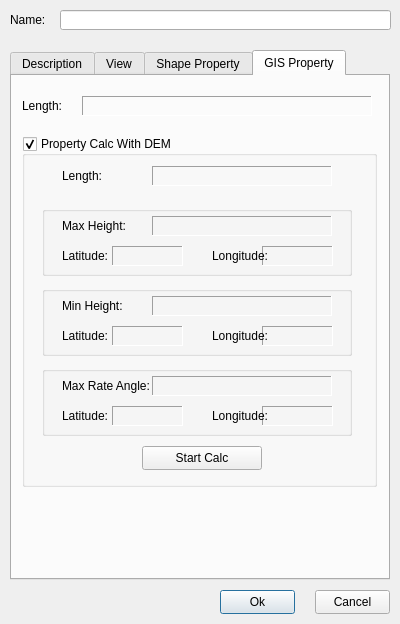
<?xml version="1.0" encoding="UTF-8"?>
<ui version="4.0">
 <class>PathDlg</class>
 <widget class="QDialog" name="PathDlg">
  <property name="geometry">
   <rect>
    <x>0</x>
    <y>0</y>
    <width>400</width>
    <height>624</height>
   </rect>
  </property>
  <property name="windowTitle">
   <string>New Path</string>
  </property>
  <widget class="QLabel" name="name">
   <property name="geometry">
    <rect>
     <x>10</x>
     <y>10</y>
     <width>40</width>
     <height>20</height>
    </rect>
   </property>
   <property name="text">
    <string>Name:</string>
   </property>
  </widget>
  <widget class="QLineEdit" name="nameEdit">
   <property name="geometry">
    <rect>
     <x>60</x>
     <y>10</y>
     <width>331</width>
     <height>20</height>
    </rect>
   </property>
  </widget>
  <widget class="QTabWidget" name="pathPropertyTab">
   <property name="geometry">
    <rect>
     <x>10</x>
     <y>50</y>
     <width>380</width>
     <height>530</height>
    </rect>
   </property>
   <property name="currentIndex">
    <number>3</number>
   </property>
   <widget class="QWidget" name="descriptionTab">
    <attribute name="title">
     <string>Description</string>
    </attribute>
    <widget class="QTextEdit" name="descriptionEdit">
     <property name="geometry">
      <rect>
       <x>10</x>
       <y>10</y>
       <width>355</width>
       <height>485</height>
      </rect>
     </property>
    </widget>
   </widget>
   <widget class="QWidget" name="viewTab">
    <attribute name="title">
     <string>View</string>
    </attribute>
    <widget class="QLineEdit" name="headingLineEdit">
     <property name="geometry">
      <rect>
       <x>160</x>
       <y>140</y>
       <width>160</width>
       <height>20</height>
      </rect>
     </property>
     <property name="dragEnabled">
      <bool>false</bool>
     </property>
     <property name="readOnly">
      <bool>false</bool>
     </property>
    </widget>
    <widget class="QLabel" name="longitudeLabel">
     <property name="geometry">
      <rect>
       <x>60</x>
       <y>80</y>
       <width>90</width>
       <height>20</height>
      </rect>
     </property>
     <property name="text">
      <string>Longitude:</string>
     </property>
    </widget>
    <widget class="QLabel" name="headingLabel">
     <property name="geometry">
      <rect>
       <x>60</x>
       <y>140</y>
       <width>90</width>
       <height>20</height>
      </rect>
     </property>
     <property name="text">
      <string>Heading:</string>
     </property>
    </widget>
    <widget class="QLineEdit" name="longitudeLineEdit">
     <property name="geometry">
      <rect>
       <x>160</x>
       <y>80</y>
       <width>160</width>
       <height>20</height>
      </rect>
     </property>
     <property name="readOnly">
      <bool>false</bool>
     </property>
    </widget>
    <widget class="QLineEdit" name="rangeLineEdit">
     <property name="geometry">
      <rect>
       <x>160</x>
       <y>110</y>
       <width>160</width>
       <height>20</height>
      </rect>
     </property>
     <property name="readOnly">
      <bool>false</bool>
     </property>
    </widget>
    <widget class="QLineEdit" name="latitudeLineEdit">
     <property name="enabled">
      <bool>true</bool>
     </property>
     <property name="geometry">
      <rect>
       <x>160</x>
       <y>50</y>
       <width>160</width>
       <height>20</height>
      </rect>
     </property>
     <property name="readOnly">
      <bool>false</bool>
     </property>
    </widget>
    <widget class="QLabel" name="rangeLabel">
     <property name="geometry">
      <rect>
       <x>60</x>
       <y>110</y>
       <width>90</width>
       <height>20</height>
      </rect>
     </property>
     <property name="text">
      <string>Range:</string>
     </property>
    </widget>
    <widget class="QLabel" name="latitudeLabel">
     <property name="geometry">
      <rect>
       <x>60</x>
       <y>50</y>
       <width>90</width>
       <height>20</height>
      </rect>
     </property>
     <property name="text">
      <string>Latitude:</string>
     </property>
    </widget>
    <widget class="QLabel" name="tiltLabel">
     <property name="geometry">
      <rect>
       <x>60</x>
       <y>170</y>
       <width>90</width>
       <height>20</height>
      </rect>
     </property>
     <property name="text">
      <string>Tilt:</string>
     </property>
    </widget>
    <widget class="QLineEdit" name="tiltLineEdit">
     <property name="geometry">
      <rect>
       <x>160</x>
       <y>170</y>
       <width>160</width>
       <height>20</height>
      </rect>
     </property>
     <property name="readOnly">
      <bool>false</bool>
     </property>
    </widget>
    <widget class="QPushButton" name="snapshotViewButton">
     <property name="geometry">
      <rect>
       <x>130</x>
       <y>220</y>
       <width>150</width>
       <height>24</height>
      </rect>
     </property>
     <property name="focusPolicy">
      <enum>Qt::StrongFocus</enum>
     </property>
     <property name="text">
      <string>Snapshot current view</string>
     </property>
     <property name="autoDefault">
      <bool>false</bool>
     </property>
    </widget>
    <widget class="QPushButton" name="resetButton">
     <property name="geometry">
      <rect>
       <x>290</x>
       <y>220</y>
       <width>75</width>
       <height>24</height>
      </rect>
     </property>
     <property name="focusPolicy">
      <enum>Qt::StrongFocus</enum>
     </property>
     <property name="text">
      <string>Reset</string>
     </property>
     <property name="autoDefault">
      <bool>false</bool>
     </property>
    </widget>
   </widget>
   <widget class="QWidget" name="shapePropertyTab">
    <property name="focusPolicy">
     <enum>Qt::StrongFocus</enum>
    </property>
    <attribute name="title">
     <string>Shape Property</string>
    </attribute>
    <widget class="QGroupBox" name="heightGroupBox">
     <property name="geometry">
      <rect>
       <x>10</x>
       <y>160</y>
       <width>360</width>
       <height>130</height>
      </rect>
     </property>
     <property name="title">
      <string>Height</string>
     </property>
     <widget class="QComboBox" name="heightModeCombo">
      <property name="geometry">
       <rect>
        <x>10</x>
        <y>30</y>
        <width>150</width>
        <height>22</height>
       </rect>
      </property>
     </widget>
     <widget class="QLabel" name="heightLabel">
      <property name="geometry">
       <rect>
        <x>180</x>
        <y>30</y>
        <width>50</width>
        <height>22</height>
       </rect>
      </property>
      <property name="text">
       <string>Height:</string>
      </property>
     </widget>
     <widget class="QLineEdit" name="heightLineEdit">
      <property name="geometry">
       <rect>
        <x>230</x>
        <y>30</y>
        <width>70</width>
        <height>22</height>
       </rect>
      </property>
      <property name="inputMask">
       <string/>
      </property>
      <property name="text">
       <string/>
      </property>
      <property name="maxLength">
       <number>32767</number>
      </property>
      <property name="cursorPosition">
       <number>0</number>
      </property>
      <property name="dragEnabled">
       <bool>false</bool>
      </property>
      <property name="readOnly">
       <bool>false</bool>
      </property>
     </widget>
     <widget class="QSlider" name="lineHeightlSlider">
      <property name="geometry">
       <rect>
        <x>10</x>
        <y>70</y>
        <width>340</width>
        <height>21</height>
       </rect>
      </property>
      <property name="maximum">
       <number>512</number>
      </property>
      <property name="singleStep">
       <number>1</number>
      </property>
      <property name="pageStep">
       <number>32</number>
      </property>
      <property name="orientation">
       <enum>Qt::Horizontal</enum>
      </property>
      <property name="invertedAppearance">
       <bool>false</bool>
      </property>
      <property name="invertedControls">
       <bool>false</bool>
      </property>
      <property name="tickPosition">
       <enum>QSlider::NoTicks</enum>
      </property>
      <property name="tickInterval">
       <number>0</number>
      </property>
     </widget>
     <widget class="QCheckBox" name="extendCheckBox">
      <property name="geometry">
       <rect>
        <x>10</x>
        <y>100</y>
        <width>241</width>
        <height>18</height>
       </rect>
      </property>
      <property name="text">
       <string>Extend Side To Earth Surface</string>
      </property>
     </widget>
    </widget>
    <widget class="QGroupBox" name="pointListGroupBox">
     <property name="geometry">
      <rect>
       <x>10</x>
       <y>300</y>
       <width>360</width>
       <height>200</height>
      </rect>
     </property>
     <property name="title">
      <string>Point List</string>
     </property>
     <widget class="QTableView" name="pListTableView">
      <property name="geometry">
       <rect>
        <x>10</x>
        <y>20</y>
        <width>340</width>
        <height>136</height>
       </rect>
      </property>
      <property name="selectionMode">
       <enum>QAbstractItemView::SingleSelection</enum>
      </property>
      <attribute name="verticalHeaderDefaultSectionSize">
       <number>18</number>
      </attribute>
     </widget>
     <widget class="QPushButton" name="addButton">
      <property name="geometry">
       <rect>
        <x>10</x>
        <y>166</y>
        <width>75</width>
        <height>24</height>
       </rect>
      </property>
      <property name="focusPolicy">
       <enum>Qt::StrongFocus</enum>
      </property>
      <property name="text">
       <string>Add</string>
      </property>
      <property name="autoDefault">
       <bool>false</bool>
      </property>
     </widget>
     <widget class="QPushButton" name="deleteButton">
      <property name="geometry">
       <rect>
        <x>275</x>
        <y>166</y>
        <width>75</width>
        <height>24</height>
       </rect>
      </property>
      <property name="focusPolicy">
       <enum>Qt::StrongFocus</enum>
      </property>
      <property name="text">
       <string>Del</string>
      </property>
      <property name="autoDefault">
       <bool>false</bool>
      </property>
     </widget>
     <widget class="QPushButton" name="editButton">
      <property name="geometry">
       <rect>
        <x>142</x>
        <y>166</y>
        <width>75</width>
        <height>24</height>
       </rect>
      </property>
      <property name="focusPolicy">
       <enum>Qt::StrongFocus</enum>
      </property>
      <property name="text">
       <string>Edit</string>
      </property>
      <property name="autoDefault">
       <bool>false</bool>
      </property>
     </widget>
    </widget>
    <widget class="QGroupBox" name="fillGroupBox">
     <property name="geometry">
      <rect>
       <x>10</x>
       <y>90</y>
       <width>360</width>
       <height>60</height>
      </rect>
     </property>
     <property name="title">
      <string>Fill</string>
     </property>
     <property name="checkable">
      <bool>true</bool>
     </property>
     <widget class="QDoubleSpinBox" name="fillOpacitySpin">
      <property name="geometry">
       <rect>
        <x>150</x>
        <y>25</y>
        <width>60</width>
        <height>23</height>
       </rect>
      </property>
      <property name="suffix">
       <string/>
      </property>
      <property name="decimals">
       <number>0</number>
      </property>
      <property name="minimum">
       <double>0.000000000000000</double>
      </property>
      <property name="singleStep">
       <double>1.000000000000000</double>
      </property>
      <property name="value">
       <double>50.000000000000000</double>
      </property>
     </widget>
     <widget class="QLabel" name="fillColorLabel">
      <property name="geometry">
       <rect>
        <x>10</x>
        <y>25</y>
        <width>50</width>
        <height>23</height>
       </rect>
      </property>
      <property name="text">
       <string>Color:</string>
      </property>
     </widget>
     <widget class="QPushButton" name="fillColorButton">
      <property name="geometry">
       <rect>
        <x>40</x>
        <y>25</y>
        <width>30</width>
        <height>23</height>
       </rect>
      </property>
      <property name="focusPolicy">
       <enum>Qt::StrongFocus</enum>
      </property>
      <property name="text">
       <string/>
      </property>
      <property name="autoDefault">
       <bool>false</bool>
      </property>
     </widget>
     <widget class="QLabel" name="fillOpacityLabel">
      <property name="geometry">
       <rect>
        <x>90</x>
        <y>25</y>
        <width>60</width>
        <height>23</height>
       </rect>
      </property>
      <property name="text">
       <string>Opacity:</string>
      </property>
     </widget>
    </widget>
    <widget class="QGroupBox" name="lineGroupBox">
     <property name="geometry">
      <rect>
       <x>10</x>
       <y>20</y>
       <width>360</width>
       <height>60</height>
      </rect>
     </property>
     <property name="title">
      <string>Line</string>
     </property>
     <property name="checkable">
      <bool>true</bool>
     </property>
     <widget class="QDoubleSpinBox" name="lineOpacitySpin">
      <property name="geometry">
       <rect>
        <x>270</x>
        <y>25</y>
        <width>60</width>
        <height>23</height>
       </rect>
      </property>
      <property name="prefix">
       <string/>
      </property>
      <property name="suffix">
       <string/>
      </property>
      <property name="decimals">
       <number>0</number>
      </property>
      <property name="minimum">
       <double>0.000000000000000</double>
      </property>
      <property name="singleStep">
       <double>1.000000000000000</double>
      </property>
      <property name="value">
       <double>100.000000000000000</double>
      </property>
     </widget>
     <widget class="QDoubleSpinBox" name="lineThickSpin">
      <property name="geometry">
       <rect>
        <x>130</x>
        <y>25</y>
        <width>60</width>
        <height>23</height>
       </rect>
      </property>
      <property name="decimals">
       <number>1</number>
      </property>
      <property name="maximum">
       <double>100.000000000000000</double>
      </property>
      <property name="singleStep">
       <double>0.100000000000000</double>
      </property>
     </widget>
     <widget class="QLabel" name="lineColorLabel">
      <property name="geometry">
       <rect>
        <x>10</x>
        <y>25</y>
        <width>50</width>
        <height>23</height>
       </rect>
      </property>
      <property name="text">
       <string>Color:</string>
      </property>
     </widget>
     <widget class="QPushButton" name="lineColorButton">
      <property name="geometry">
       <rect>
        <x>40</x>
        <y>25</y>
        <width>30</width>
        <height>23</height>
       </rect>
      </property>
      <property name="focusPolicy">
       <enum>Qt::StrongFocus</enum>
      </property>
      <property name="text">
       <string/>
      </property>
      <property name="autoDefault">
       <bool>false</bool>
      </property>
     </widget>
     <widget class="QLabel" name="lineOpacityLabel">
      <property name="geometry">
       <rect>
        <x>210</x>
        <y>25</y>
        <width>60</width>
        <height>23</height>
       </rect>
      </property>
      <property name="text">
       <string>Opacity:</string>
      </property>
     </widget>
     <widget class="QLabel" name="lineThickLabel">
      <property name="geometry">
       <rect>
        <x>90</x>
        <y>25</y>
        <width>50</width>
        <height>23</height>
       </rect>
      </property>
      <property name="text">
       <string>Thick:</string>
      </property>
     </widget>
    </widget>
   </widget>
   <widget class="QWidget" name="gisPropertyTab">
    <attribute name="title">
     <string>GIS Property</string>
    </attribute>
    <widget class="QLabel" name="lengthLabel">
     <property name="geometry">
      <rect>
       <x>10</x>
       <y>20</y>
       <width>60</width>
       <height>20</height>
      </rect>
     </property>
     <property name="text">
      <string>Length:</string>
     </property>
    </widget>
    <widget class="QGroupBox" name="calcGroupBox">
     <property name="geometry">
      <rect>
       <x>10</x>
       <y>60</y>
       <width>355</width>
       <height>351</height>
      </rect>
     </property>
     <property name="title">
      <string>Property Calc With DEM</string>
     </property>
     <property name="checkable">
      <bool>true</bool>
     </property>
     <widget class="QLabel" name="calcLengthLabel">
      <property name="geometry">
       <rect>
        <x>40</x>
        <y>30</y>
        <width>110</width>
        <height>20</height>
       </rect>
      </property>
      <property name="text">
       <string>Length:</string>
      </property>
     </widget>
     <widget class="QPushButton" name="calcPushButton">
      <property name="geometry">
       <rect>
        <x>120</x>
        <y>310</y>
        <width>120</width>
        <height>24</height>
       </rect>
      </property>
      <property name="text">
       <string>Start Calc</string>
      </property>
      <property name="autoDefault">
       <bool>false</bool>
      </property>
     </widget>
     <widget class="QLabel" name="calcLengthValueLabel">
      <property name="geometry">
       <rect>
        <x>130</x>
        <y>30</y>
        <width>180</width>
        <height>20</height>
       </rect>
      </property>
      <property name="frameShape">
       <enum>QFrame::Panel</enum>
      </property>
      <property name="frameShadow">
       <enum>QFrame::Sunken</enum>
      </property>
      <property name="text">
       <string/>
      </property>
     </widget>
     <widget class="QGroupBox" name="maxHeightGroupBox">
      <property name="geometry">
       <rect>
        <x>20</x>
        <y>70</y>
        <width>310</width>
        <height>70</height>
       </rect>
      </property>
      <property name="title">
       <string/>
      </property>
      <property name="flat">
       <bool>true</bool>
      </property>
      <widget class="QLabel" name="maxHeightLongiValueLabel">
       <property name="geometry">
        <rect>
         <x>220</x>
         <y>40</y>
         <width>71</width>
         <height>20</height>
        </rect>
       </property>
       <property name="frameShape">
        <enum>QFrame::Panel</enum>
       </property>
       <property name="frameShadow">
        <enum>QFrame::Sunken</enum>
       </property>
       <property name="text">
        <string/>
       </property>
      </widget>
      <widget class="QLabel" name="maxHeightValueLabel">
       <property name="geometry">
        <rect>
         <x>110</x>
         <y>10</y>
         <width>180</width>
         <height>20</height>
        </rect>
       </property>
       <property name="frameShape">
        <enum>QFrame::Panel</enum>
       </property>
       <property name="frameShadow">
        <enum>QFrame::Sunken</enum>
       </property>
       <property name="text">
        <string/>
       </property>
      </widget>
      <widget class="QLabel" name="maxHeightLabel">
       <property name="geometry">
        <rect>
         <x>20</x>
         <y>10</y>
         <width>91</width>
         <height>20</height>
        </rect>
       </property>
       <property name="text">
        <string>Max Height:</string>
       </property>
      </widget>
      <widget class="QLabel" name="maxHeightLatiValueLabel">
       <property name="geometry">
        <rect>
         <x>70</x>
         <y>40</y>
         <width>71</width>
         <height>20</height>
        </rect>
       </property>
       <property name="frameShape">
        <enum>QFrame::Panel</enum>
       </property>
       <property name="frameShadow">
        <enum>QFrame::Sunken</enum>
       </property>
       <property name="text">
        <string/>
       </property>
      </widget>
      <widget class="QLabel" name="maxHeightLatiLabel">
       <property name="geometry">
        <rect>
         <x>20</x>
         <y>40</y>
         <width>71</width>
         <height>20</height>
        </rect>
       </property>
       <property name="text">
        <string>Latitude:</string>
       </property>
      </widget>
      <widget class="QLabel" name="maxHeightLongiLabel">
       <property name="geometry">
        <rect>
         <x>170</x>
         <y>40</y>
         <width>71</width>
         <height>20</height>
        </rect>
       </property>
       <property name="text">
        <string>Longitude:</string>
       </property>
      </widget>
     </widget>
     <widget class="QGroupBox" name="minHeightGroupBox">
      <property name="geometry">
       <rect>
        <x>20</x>
        <y>150</y>
        <width>310</width>
        <height>70</height>
       </rect>
      </property>
      <property name="title">
       <string/>
      </property>
      <property name="flat">
       <bool>true</bool>
      </property>
      <widget class="QLabel" name="minHeightLongiValueLabel">
       <property name="geometry">
        <rect>
         <x>220</x>
         <y>40</y>
         <width>71</width>
         <height>20</height>
        </rect>
       </property>
       <property name="frameShape">
        <enum>QFrame::Panel</enum>
       </property>
       <property name="frameShadow">
        <enum>QFrame::Sunken</enum>
       </property>
       <property name="text">
        <string/>
       </property>
      </widget>
      <widget class="QLabel" name="minHeightLabel">
       <property name="geometry">
        <rect>
         <x>20</x>
         <y>10</y>
         <width>110</width>
         <height>20</height>
        </rect>
       </property>
       <property name="text">
        <string>Min Height:</string>
       </property>
      </widget>
      <widget class="QLabel" name="minHeightLongiLabel">
       <property name="geometry">
        <rect>
         <x>170</x>
         <y>40</y>
         <width>61</width>
         <height>20</height>
        </rect>
       </property>
       <property name="text">
        <string>Longitude:</string>
       </property>
      </widget>
      <widget class="QLabel" name="minHeightLatiValueLabel">
       <property name="geometry">
        <rect>
         <x>70</x>
         <y>40</y>
         <width>71</width>
         <height>20</height>
        </rect>
       </property>
       <property name="frameShape">
        <enum>QFrame::Panel</enum>
       </property>
       <property name="frameShadow">
        <enum>QFrame::Sunken</enum>
       </property>
       <property name="text">
        <string/>
       </property>
      </widget>
      <widget class="QLabel" name="minHeightValueLabel">
       <property name="geometry">
        <rect>
         <x>110</x>
         <y>10</y>
         <width>180</width>
         <height>20</height>
        </rect>
       </property>
       <property name="frameShape">
        <enum>QFrame::Panel</enum>
       </property>
       <property name="frameShadow">
        <enum>QFrame::Sunken</enum>
       </property>
       <property name="text">
        <string/>
       </property>
      </widget>
      <widget class="QLabel" name="minHeightLatiLabel">
       <property name="geometry">
        <rect>
         <x>20</x>
         <y>40</y>
         <width>71</width>
         <height>20</height>
        </rect>
       </property>
       <property name="text">
        <string>Latitude:</string>
       </property>
      </widget>
     </widget>
     <widget class="QGroupBox" name="groupBox">
      <property name="geometry">
       <rect>
        <x>20</x>
        <y>230</y>
        <width>310</width>
        <height>70</height>
       </rect>
      </property>
      <property name="title">
       <string/>
      </property>
      <property name="flat">
       <bool>true</bool>
      </property>
      <widget class="QLabel" name="maxRateLongiValueLabel">
       <property name="geometry">
        <rect>
         <x>220</x>
         <y>40</y>
         <width>71</width>
         <height>20</height>
        </rect>
       </property>
       <property name="frameShape">
        <enum>QFrame::Panel</enum>
       </property>
       <property name="frameShadow">
        <enum>QFrame::Sunken</enum>
       </property>
       <property name="text">
        <string/>
       </property>
      </widget>
      <widget class="QLabel" name="maxRateAngleLabel">
       <property name="geometry">
        <rect>
         <x>20</x>
         <y>10</y>
         <width>110</width>
         <height>20</height>
        </rect>
       </property>
       <property name="text">
        <string>Max Rate Angle:</string>
       </property>
      </widget>
      <widget class="QLabel" name="maxRateValueLabel">
       <property name="geometry">
        <rect>
         <x>110</x>
         <y>10</y>
         <width>180</width>
         <height>20</height>
        </rect>
       </property>
       <property name="frameShape">
        <enum>QFrame::Panel</enum>
       </property>
       <property name="frameShadow">
        <enum>QFrame::Sunken</enum>
       </property>
       <property name="text">
        <string/>
       </property>
      </widget>
      <widget class="QLabel" name="maxRateLatiLabel">
       <property name="geometry">
        <rect>
         <x>20</x>
         <y>40</y>
         <width>71</width>
         <height>20</height>
        </rect>
       </property>
       <property name="text">
        <string>Latitude:</string>
       </property>
      </widget>
      <widget class="QLabel" name="maxRateLongiLabel">
       <property name="geometry">
        <rect>
         <x>170</x>
         <y>40</y>
         <width>71</width>
         <height>20</height>
        </rect>
       </property>
       <property name="text">
        <string>Longitude:</string>
       </property>
      </widget>
      <widget class="QLabel" name="maxRateLatiValueLabel">
       <property name="geometry">
        <rect>
         <x>70</x>
         <y>40</y>
         <width>71</width>
         <height>20</height>
        </rect>
       </property>
       <property name="frameShape">
        <enum>QFrame::Panel</enum>
       </property>
       <property name="frameShadow">
        <enum>QFrame::Sunken</enum>
       </property>
       <property name="text">
        <string/>
       </property>
      </widget>
     </widget>
    </widget>
    <widget class="QLabel" name="lengthValueLabel">
     <property name="geometry">
      <rect>
       <x>70</x>
       <y>20</y>
       <width>290</width>
       <height>20</height>
      </rect>
     </property>
     <property name="frameShape">
      <enum>QFrame::Panel</enum>
     </property>
     <property name="frameShadow">
      <enum>QFrame::Sunken</enum>
     </property>
     <property name="text">
      <string/>
     </property>
    </widget>
   </widget>
  </widget>
  <widget class="QPushButton" name="okButton">
   <property name="geometry">
    <rect>
     <x>220</x>
     <y>590</y>
     <width>75</width>
     <height>24</height>
    </rect>
   </property>
   <property name="text">
    <string>Ok</string>
   </property>
   <property name="autoDefault">
    <bool>false</bool>
   </property>
   <property name="default">
    <bool>true</bool>
   </property>
  </widget>
  <widget class="QPushButton" name="cancelButton">
   <property name="geometry">
    <rect>
     <x>315</x>
     <y>590</y>
     <width>75</width>
     <height>24</height>
    </rect>
   </property>
   <property name="focusPolicy">
    <enum>Qt::StrongFocus</enum>
   </property>
   <property name="text">
    <string>Cancel</string>
   </property>
   <property name="autoDefault">
    <bool>false</bool>
   </property>
  </widget>
 </widget>
 <tabstops>
  <tabstop>nameEdit</tabstop>
  <tabstop>pathPropertyTab</tabstop>
  <tabstop>descriptionEdit</tabstop>
  <tabstop>latitudeLineEdit</tabstop>
  <tabstop>longitudeLineEdit</tabstop>
  <tabstop>rangeLineEdit</tabstop>
  <tabstop>headingLineEdit</tabstop>
  <tabstop>tiltLineEdit</tabstop>
  <tabstop>snapshotViewButton</tabstop>
  <tabstop>resetButton</tabstop>
  <tabstop>lineGroupBox</tabstop>
  <tabstop>lineColorButton</tabstop>
  <tabstop>lineThickSpin</tabstop>
  <tabstop>lineOpacitySpin</tabstop>
  <tabstop>fillGroupBox</tabstop>
  <tabstop>fillColorButton</tabstop>
  <tabstop>fillOpacitySpin</tabstop>
  <tabstop>heightModeCombo</tabstop>
  <tabstop>heightLineEdit</tabstop>
  <tabstop>lineHeightlSlider</tabstop>
  <tabstop>extendCheckBox</tabstop>
  <tabstop>pListTableView</tabstop>
  <tabstop>addButton</tabstop>
  <tabstop>editButton</tabstop>
  <tabstop>deleteButton</tabstop>
  <tabstop>calcGroupBox</tabstop>
  <tabstop>calcPushButton</tabstop>
  <tabstop>okButton</tabstop>
  <tabstop>cancelButton</tabstop>
 </tabstops>
 <resources/>
 <connections/>
</ui>
